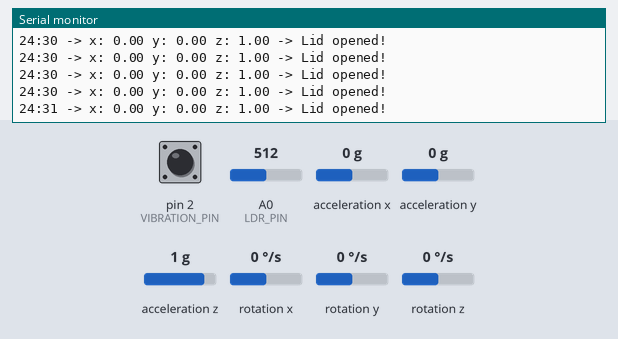
Recording of a sketch running on a simulated Arduino Uno, built with avr-gcc and run on an emulated ATmega328P. Parts: the last lines printed to the serial monitor. The test bench sets the inputs (shaded band); at power-on: A0 (LDR_PIN) = 512, pin 2 (VIBRATION_PIN) HIGH, acceleration x 0 g, acceleration y 0 g, acceleration z 1 g, rotation x 0 °/s, rotation y 0 °/s, rotation z 0 °/s. The local clock reads 2024-03-15 10:24:30 at power-on unless the sketch sets it; storage starts empty.

Above: at 1.2 s.
1.3 s: A0 (LDR_PIN) set to 493
At 1.49 s:
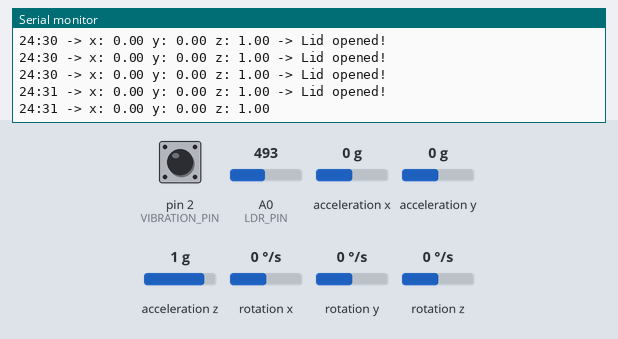
3.2 s: pin 2 (VIBRATION_PIN) pulled LOW for 0.25 s
At 3.43 s:
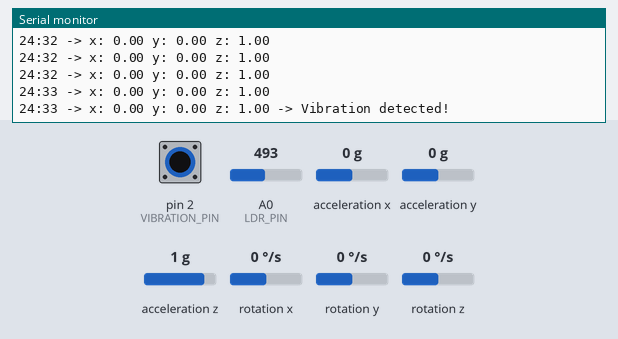
4.9 s: A0 (LDR_PIN) set to 510
At 4.94 s:
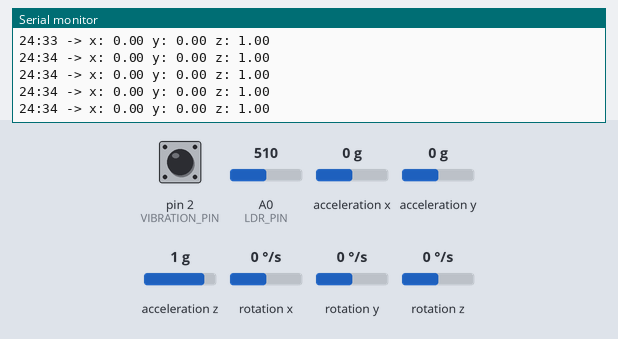
7.9 s: acceleration x set to -1.4 g
At 7.97 s:
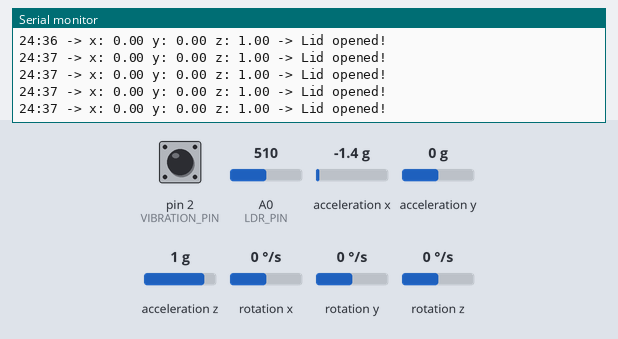
10.9 s: pin 2 (VIBRATION_PIN) pulled LOW for 1 s
At 11.23 s:
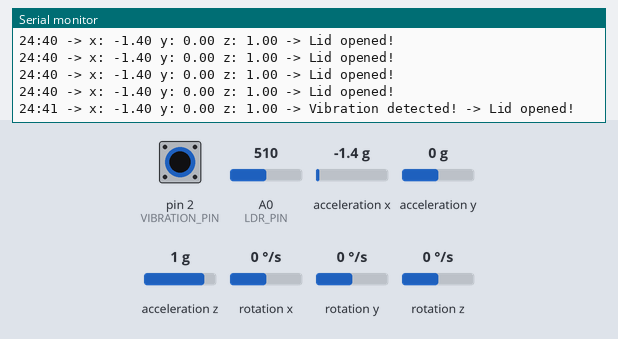
13.4 s: pin 2 (VIBRATION_PIN) pulled LOW for 0.25 s
At 13.65 s:
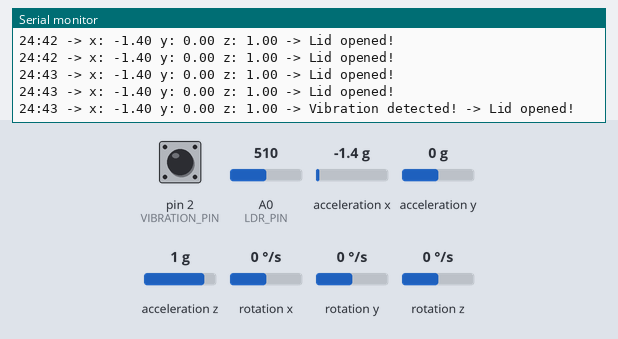
Timing chart, 0 to 16.4 s (numbered marks = the images above; inputs shaded):
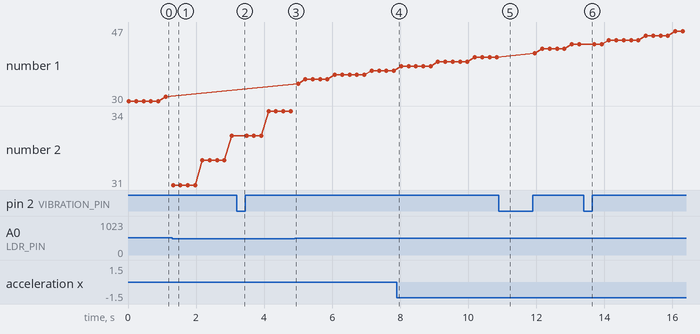

The sketch:

vibration.ino
```cpp
#include <Wire.h>
#include <MPU6050.h>
#include <SPI.h>
#include <SD.h>
#include <RTClib.h>

#define VIBRATION_PIN 2  // Define the digital pin for SW-180 sensor
#define SD_CS_PIN 10      // Define the chip select pin for the SD card module
#define LDR_PIN A0        // Define the analog pin for the LDR sensor

MPU6050 mpu;
RTC_DS3231 rtc;
File logFile;

void setup() {
    Serial.begin(9600);
    pinMode(VIBRATION_PIN, INPUT_PULLUP); // SW-180 as input with pull-up
    pinMode(LDR_PIN, INPUT);
    Wire.begin();
    mpu.initialize();

    if (!mpu.testConnection()) {
        Serial.println("MPU6050 connection failed!");
        while (1);
    }

    if (!SD.begin(SD_CS_PIN)) {
        Serial.println("SD card initialization failed!");
        while (1);
    }

    if (!rtc.begin()) {
        Serial.println("RTC initialization failed!");
        while (1);
    }
}

void loop() {
    DateTime now = rtc.now();
    int16_t ax, ay, az;
    mpu.getAcceleration(&ax, &ay, &az);

    float x = ax / 16384.0;
    float y = ay / 16384.0;
    float z = az / 16384.0;
    int ldrValue = analogRead(LDR_PIN);

    String logEntry = String(now.minute()) + ":" + String(now.second()) + " -> " +
                      "x: " + String(x, 2) + " y: " + String(y, 2) + " z: " + String(z, 2);

    if (digitalRead(VIBRATION_PIN) == LOW) {
        logEntry += " -> Vibration detected!";
    }

    if (ldrValue > 500) {
        logEntry += " -> Lid opened!";
    }

    Serial.println(logEntry);

    logFile = SD.open("log.txt", FILE_WRITE);
    if (logFile) {
        logFile.println(logEntry);
        logFile.close();
    } else {
        Serial.println("Error opening log file!");
    }

    delay(200);
}
```

Measured:
- the behaviour switches between 501 and 500 on A0 (LDR_PIN) (found by bisection; images 0 and 1)
- after the input at 1.3 s, the serial monitor: prints a new line at once (image 1)
- after the input at 3.2 s, the serial monitor: prints a new line after 0.07 s (image 2)
- after the input at 10.9 s, the serial monitor: prints a new line after 0.16 s (image 5)
- after the input at 13.4 s, the serial monitor: prints a new line after 0.08 s (image 6)
